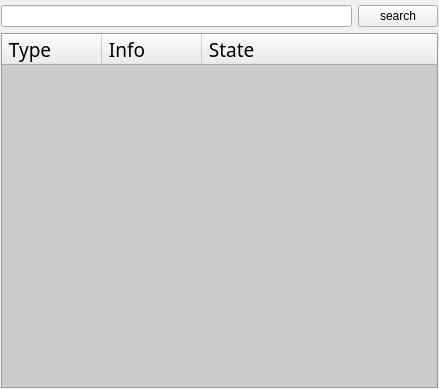
<?xml version="1.0" encoding="UTF-8"?>
<ui version="4.0">
 <class>typeWidget</class>
 <widget class="QWidget" name="typeWidget">
  <property name="geometry">
   <rect>
    <x>0</x>
    <y>0</y>
    <width>439</width>
    <height>389</height>
   </rect>
  </property>
  <property name="windowTitle">
   <string>Form</string>
  </property>
  <layout class="QVBoxLayout" name="verticalLayout">
   <property name="leftMargin">
    <number>1</number>
   </property>
   <property name="topMargin">
    <number>5</number>
   </property>
   <property name="rightMargin">
    <number>1</number>
   </property>
   <property name="bottomMargin">
    <number>1</number>
   </property>
   <item>
    <layout class="QHBoxLayout" name="horizontalLayout">
     <item>
      <widget class="QLineEdit" name="searchEdit"/>
     </item>
     <item>
      <widget class="QPushButton" name="searchBtn">
       <property name="text">
        <string>search</string>
       </property>
      </widget>
     </item>
    </layout>
   </item>
   <item>
    <widget class="QTreeWidget" name="typeTree">
     <property name="font">
      <font>
       <family>Umpush</family>
       <pointsize>14</pointsize>
      </font>
     </property>
     <property name="styleSheet">
      <string notr="true">QTreeWidget
{
	background-color: rgb(205, 204, 202);
}
QTreeWidget::item
{  
	border-bottom:1px solid #616161;
    margin:0px;  
}</string>
     </property>
     <column>
      <property name="text">
       <string> Type</string>
      </property>
     </column>
     <column>
      <property name="text">
       <string> Info</string>
      </property>
     </column>
     <column>
      <property name="text">
       <string> State</string>
      </property>
     </column>
    </widget>
   </item>
  </layout>
 </widget>
 <resources/>
 <connections/>
</ui>
